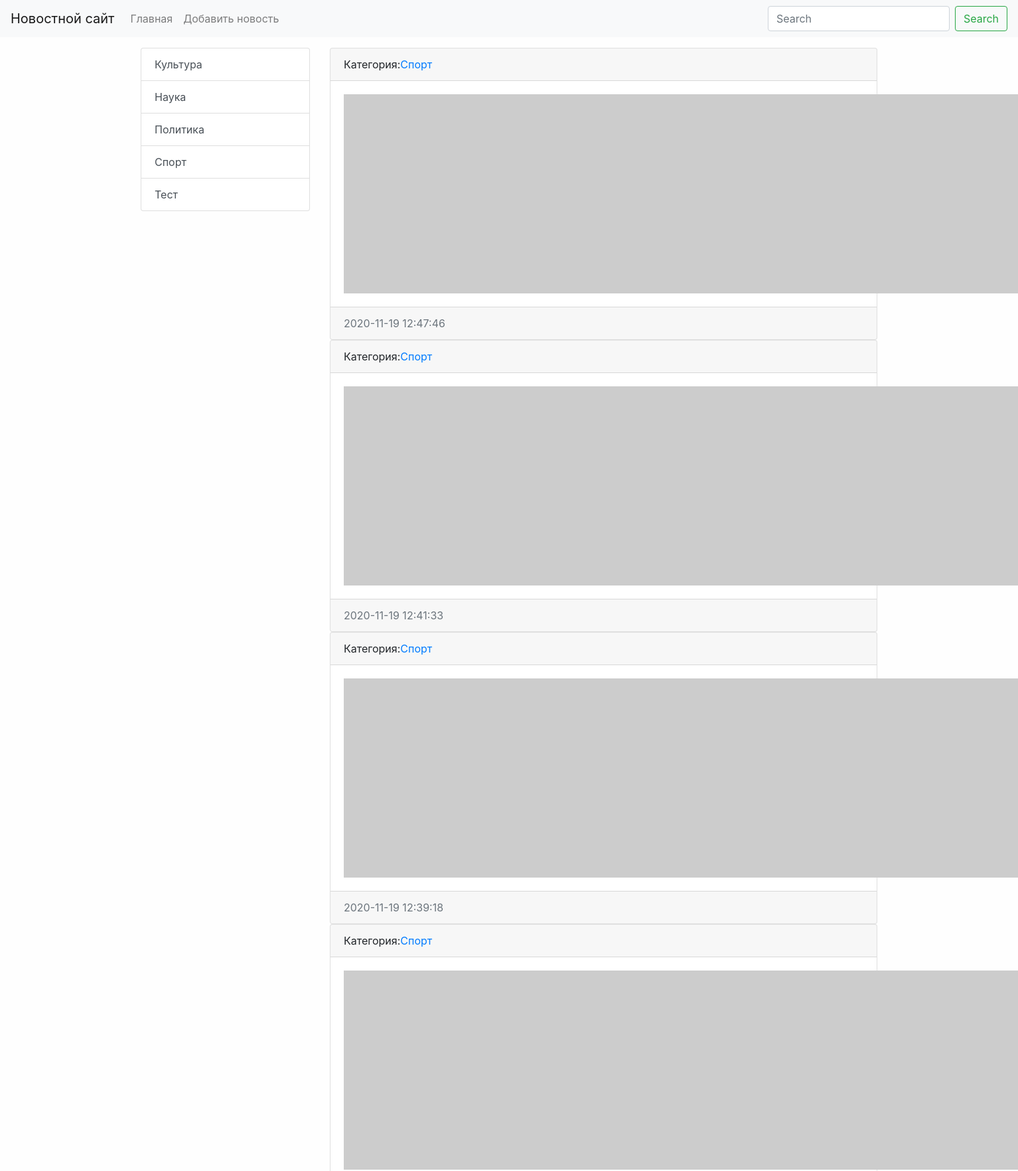
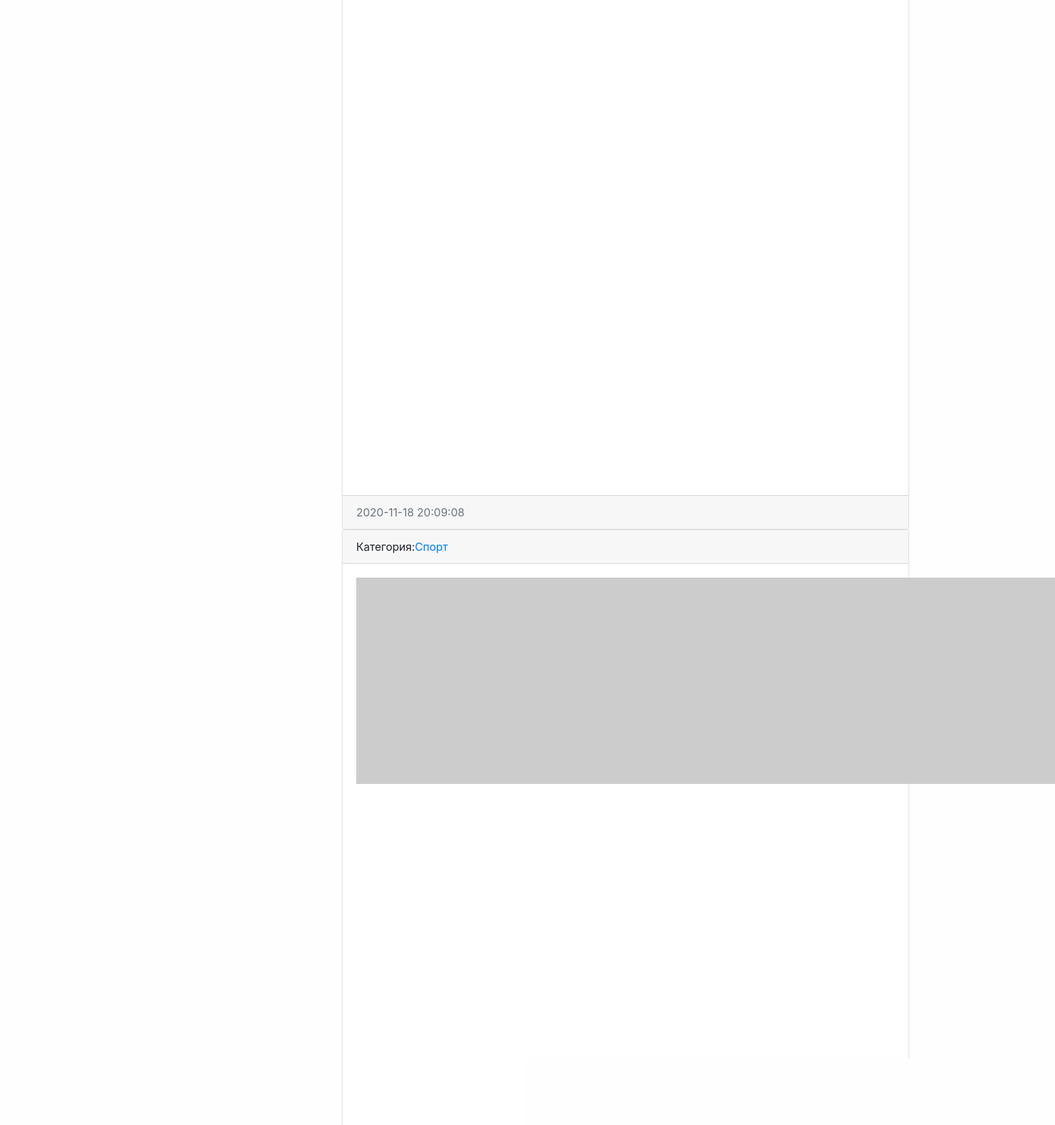
The app's page /category/4/ (upper part) with its own data (2 pictures, top to bottom).
### news/models.py (models this page shows)
class Category(models.Model):
    title = models.CharField(max_length=150, db_index=True)
    def get_absolute_url(self):
        return reverse('category', kwargs={'category_id': self.pk})
    def __str__(self):
        return self.title
    class Meta:
        verbose_name = 'Категория'
        verbose_name_plural = 'Категории'
        ordering = ['title']

class News(models.Model):
    title = models.CharField(max_length=150, verbose_name='Наименование')
    content = models.TextField(blank=True, verbose_name='Контент')
    created_at = models.DateTimeField(auto_now_add=True, verbose_name='Создано')
    updated_at = models.DateTimeField(auto_now=True, verbose_name='Обновлено')
    photo = models.ImageField(upload_to='photo/%Y/%m/%d/', verbose_name='Фото', blank=True)
    is_published = models.BooleanField(default=True, verbose_name='Опубликовано')
    category = models.ForeignKey('Category', on_delete=models.PROTECT,  verbose_name='Категория')
    view = models.IntegerField(default=0)
    def get_absolute_url(self):
        return reverse('view_news', kwargs={'pk': self.pk})
    def __str__(self):
        return self.title
    class Meta:
        verbose_name = 'Новость'
        verbose_name_plural = 'Новости'
        ordering = ['-created_at']

### news/views.py (the view)
# urls.py: path('category/<int:category_id>/', NewsByCategory.as_view(), name='category'),
class NewsByCategory(ListView):
    model = News
    template_name = 'news/home_news_list.html'
    context_object_name = 'news'
    allow_empty = False
    def get_queryset(self):
        return News.objects.filter(category_id=self.kwargs['category_id'], is_published=True)
    def get_context_data(self, *, object_list=None, **kwargs):
        context = super().get_context_data(**kwargs)
        context['title'] = News.objects.get(pk=self.kwargs['category_id'], is_published=True)
        return context

### news/templatetags/news_tags.py (called while the page is built)
@register.simple_tag(name='get_list_categories')
def get_categories():
    return Category.objects.all()

@register.inclusion_tag('news/list_categories.html')
def show_categories():
    categories = Category.objects.all()
    return {'categories': categories}

### news/templates/news/home_news_list.html (shortened to what this page needs)
{% extends 'base.html' %}
{% block sitebar %}
{% include 'inc/_sidebar.html' %}
{% endblock %}
{% block content %}
{% for item in news %}
<div class="card bm-3">
  <div class="card-header">
    Категория:<a href="{{ item.category.get_absolute_url }}">{{ item.category }}</a>
  </div>
  <div class="card-body">
    <div class="media">
      {% if item.photo %}
      <img src="{{ item.photo.url }}" alt="" width="300" class="mr-3">
      {% else %}
      <img src="https://picsum.photos/id/1060/300/235/?blur=2" alt="" class="mr-3">
      {% endif %}
    </div>
  </div>
  <div class="card-footer text-muted">
    {{ item.created_at|date:"Y-m-d H:i:s" }}
  </div>
</div>
{% endfor %}
{% endblock %}

### news/templates/news/list_categories.html
<div class="list-group">
  {% for item in categories %}
  <a href=" {{ item.get_absolute_url }}" class="list-group-item list-group-item-action">{{ item.title }}</a>
  {% endfor %}
</div>

### mysite/static/css/style.css (style rules this page uses)
body { background-color: #fefefe; }

### records on screen
Category: title "Культура"
Category: title "Наука"
Category: title "Политика"
Category: title "Спорт"
Category: title "Тест"
News: category "Спорт", created_at "2020-11-19 12:47:46"
News: category "Спорт", created_at "2020-11-19 12:41:33"
News: category "Спорт", created_at "2020-11-19 12:39:18"
News: category "Спорт", created_at "2020-11-18 20:09:08"
News: category "Спорт"
